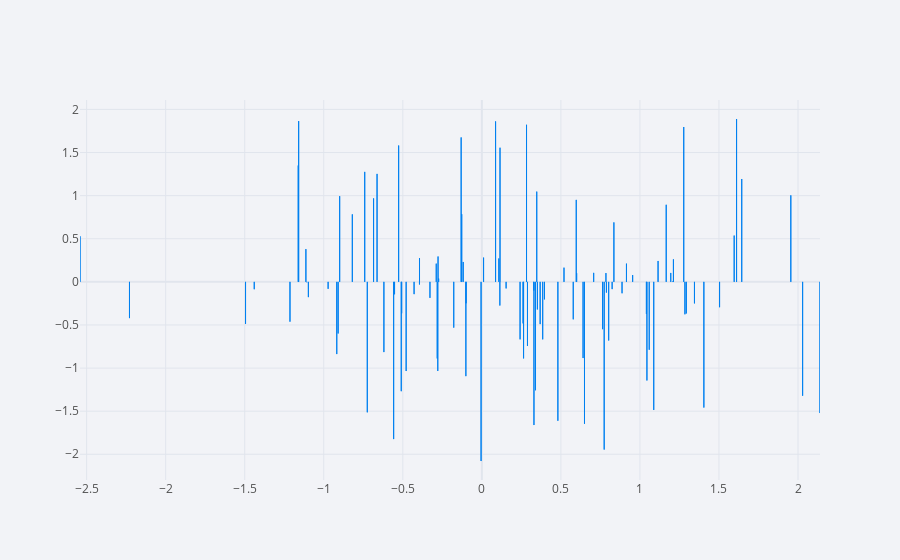

Notebook code cell kept with this figure:
### Code cell
df.iplot(x='a',y='b',kind='bar')
